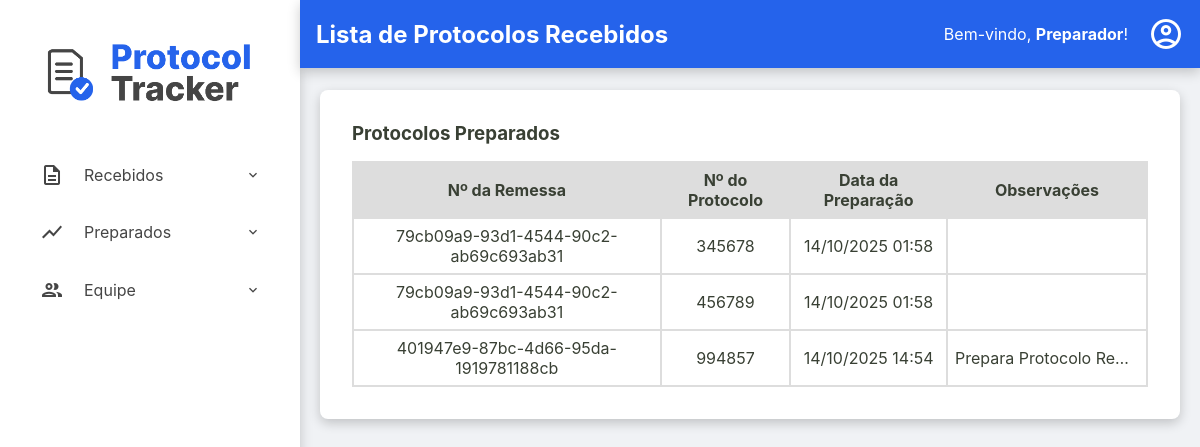
The app's page /preparadores/preparados (signed in), older data.
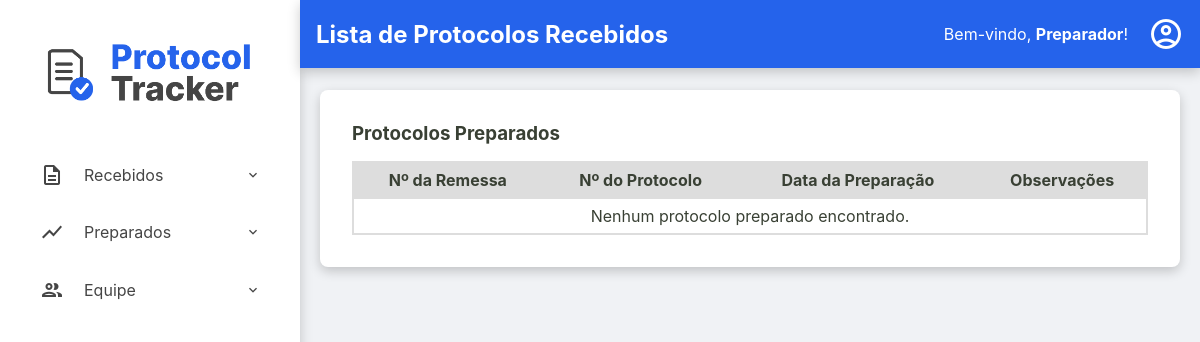
The same page, newer data.
### tables this page shows
CREATE TABLE usuarios (
    id INTEGER PRIMARY KEY AUTOINCREMENT,
    nome TEXT NOT NULL,
    email TEXT NOT NULL UNIQUE,
    cpf TEXT NOT NULL UNIQUE,
    hash_senha TEXT NOT NULL,
    permissao TEXT NOT NULL,
    data_criacao TEXT NOT NULL DEFAULT CURRENT_TIMESTAMP,
    status INTEGER NOT NULL DEFAULT 1
  );

CREATE TABLE protocolos (
    id TEXT PRIMARY KEY,
    id_remessa TEXT NOT NULL,
    numero_protocolo TEXT NOT NULL UNIQUE,
    data_preparacao TEXT NULL,
    id_preparador INTEGER NULL,
    data_digitalizacao TEXT NULL,
    id_digitalizador INTEGER NULL,
    status TEXT NOT NULL DEFAULT 'RECEBIDO',
    quantidade_paginas INTEGER NULL CHECK (quantidade_paginas >= 0),
    observacoes TEXT NULL,
    FOREIGN KEY (id_remessa) REFERENCES remessas (id),
    FOREIGN KEY (id_preparador) REFERENCES usuarios (id),
    FOREIGN KEY (id_digitalizador) REFERENCES usuarios (id)
  );

### src/Controller/ProtocoloController.php (called while the page is built, shortened)
<?php
class ProtocoloController
{
    private ?Usuario $usuario_logado = null;
    private ?string $permissao = null;
    public function __construct(
        private ProtocoloRepository $protocoloRepository,
        private ProtocoloService $protocoloService,
        private UsuarioRepository $usuarioRepository,
        private RemessaRepository $remessaRepository,
        private DashboardService $dashboardService
    ) {
        $id_usuario = $_SESSION['usuario_logado_id'] ?? null;
        if ($id_usuario) {
            $this->usuario_logado = $this->usuarioRepository->findById($id_usuario);
        }
        if ($this->usuario_logado) {
            $this->permissao = $this->usuario_logado->getPermissao();
        }
    }
    public function preparadores_listaPreparados()
    {
        try {
            $listaProtocolosPreparados = $this->protocoloRepository->findByStatus('PREPARADO');
            $titulo_da_pagina = "Lista de Protocolos Recebidos";
            $usuario_logado = $this->usuario_logado;
            $permissao = $this->permissao;
            require __DIR__ . '/../../templates/preparadores/preparados.php';
        } catch (Exception $e) {
            $this->home($e->getMessage());
        }
    }
}

### src/Repository/UsuarioRepository.php (called while the page is built, shortened)
<?php
class UsuarioRepository implements UsuarioRepositoryInterface
{
    private PDO $connection;
    public function __construct(PDO $connection)
    {
        $this->connection = $connection;
    }
    public function findById(int $id): ?Usuario
    {
        $sqlQuery = "SELECT * FROM usuarios WHERE id = :id;";
        $stmt = $this->connection->prepare($sqlQuery);
        $stmt->bindValue(':id', $id);
        $stmt->execute();
        $dadosUsuario = $stmt->fetch();
        return Usuario::fromArray($dadosUsuario);
    }
}

### src/Model/Usuario.php (called while the page is built, shortened)
<?php
class Usuario {
    public function getNome(): string { return $this->nome; }
    public static function fromArray(array $array): self
    {
        try {
            $data_criacao = isset($array['data_criacao']) ? new DateTimeImmutable($array['data_criacao']) : null;
        } catch (Exception $e) {
            throw new Exception("Falha ao criar data");
        }
        return new self(
            (int) $array['id'],
            $array['nome'],
            $array['email'],
            $array['cpf'],
            $array['hash_senha'],
            $array['permissao'],
            $data_criacao,
            (bool) $array['status']
        );
    }
}

### src/Controller/Admin/RemessaController.php (called while the page is built, shortened)
<?php
class RemessaController
{
    public function __construct(
        private RemessaRepository $remessaRepository,
        private RemessaService $remessaService,
        private ProtocoloRepository $protocoloRepository,
        private ProtocoloService $protocoloService,
        private UsuarioRepository $usuarioRepository,
        private DashboardService $dashboardService,
        private UsuarioService $usuarioService
    ) {
        $id_usuario = $_SESSION['usuario_logado_id'] ?? null;
        if ($id_usuario) {
            $this->usuario_logado = $this->usuarioRepository->findById($id_usuario);
        }
    }
}

### src/Repository/ProtocoloRepository.php (called while the page is built, shortened)
<?php
class ProtocoloRepository implements ProtocoloRepositoryInterface
{
    private PDO $connection;
    public function __construct(PDO $connection)
    {
        $this->connection = $connection;
    }
    public function findByStatus(string $status): array
    {
        $sqlQuery = "SELECT * FROM protocolos WHERE status = :status;";
        $stmt = $this->connection->prepare($sqlQuery);
        $stmt->bindValue(':status', $status);
        $stmt->execute();
        return $this->hidrataLista($stmt);
    }
    private function hidrataLista(PDOStatement $stmt): array
    {
        $listaDeProtocolos = [];
        while($dadosProtocolo = $stmt->fetch()){
            $listaDeProtocolos[] = Protocolo::fromArray($dadosProtocolo);
        }
        return $listaDeProtocolos;
    }
}

### src/Model/Protocolo.php (called while the page is built, shortened)
<?php
class Protocolo {
    public function getIdRemessa(): string { return $this->id_remessa; }
    public function getNumeroProtocolo(): string { return $this->numero_protocolo; }
    public function getDataPreparacao(): ?DateTimeImmutable { return $this->data_preparacao; }
    public function getObservacoes(): ?string { return $this->observacoes; }
    public static function fromArray(array $array): self
    {
        try {
            $data_preparacao = isset($array['data_preparacao']) ? new DateTimeImmutable($array['data_preparacao']) :  null;
            $data_digitalizacao = isset($array['data_digitalizacao']) ? new DateTimeImmutable($array['data_digitalizacao']) :  null;
        } catch (Exception $e) {
            throw new Exception("Falha ao criar data");
        }
        return new self(
            $array['id'],
            $array['id_remessa'],
            $array['numero_protocolo'],
            $data_preparacao,
            isset($array['id_preparador']) ? (int) $array['id_preparador'] : null,
            $data_digitalizacao,
            isset($array['id_digitalizador']) ? (int) $array['id_digitalizador'] : null,
            $array['status'],
            isset($array['quantidade_paginas']) ? (int) $array['quantidade_paginas'] : null,
            $array['observacoes'] ?? null,
        );
    }
}

### templates/preparadores/preparados.php (the view, shortened to what this page needs)
<?php require __DIR__ . '/../components/_header.php'; ?>
<div class="listagem-container">
    <h3>Protocolos Preparados</h3>
    <table id="tabela-preparados" class="protocolos-table datatable-js">
        <thead>
            <tr>
                <th>Nº da Remessa</th>
                <th>Nº do Protocolo</th>
                <th>Data da Preparação</th>
                <th>Observações</th>
            </tr>
        </thead>
        <tbody>
            <?php if (empty($listaProtocolosPreparados)): ?>
                <tr>
                    <td colspan="4" class="nenhum-resultado">Nenhum protocolo preparado encontrado.</td>
                </tr>
            <?php endif; ?>
            <?php foreach ($listaProtocolosPreparados as $protocolo): ?>
                <tr>
                    <td>
                        <?php
                            echo htmlspecialchars($protocolo->getIdRemessa());
                        ?>
                    </td>
                    <td><?= htmlspecialchars($protocolo->getNumeroProtocolo()) ?></td>
                    <td><?= $protocolo->getDataPreparacao() ? $protocolo->getDataPreparacao()->format('d/m/Y H:i') : 'N/A' ?></td>
                    <td class="coluna-observacoes" title="<?= htmlspecialchars($protocolo->getObservacoes() ?? '') ?>">
                        <?= htmlspecialchars($protocolo->getObservacoes() ?? 'N/A') ?>
                    </td>
                </tr>
            <?php endforeach; ?>
        </tbody>
    </table>
</div>
<?php require __DIR__ . '/../components/_footer.php'; ?>

### public/index.php (shortened to what this page needs)
<?php
try {
    $connection = ConnectionCreatorSqlite::createConnectionSqlite();
    $protocoloRepository = new ProtocoloRepository($connection);
    $remessaRepository = new RemessaRepository($connection);
    $usuarioRepository = new UsuarioRepository($connection);
    $dashboardService = new DashboardService($protocoloRepository, $remessaRepository);
    $protocoloService = new ProtocoloService($protocoloRepository, $remessaRepository, $usuarioRepository);
    $remessaService = new RemessaService($remessaRepository, $usuarioRepository, $protocoloRepository);
    $usuarioService = new UsuarioService($usuarioRepository);
    $remessaController = new RemessaController($remessaRepository, $remessaService, $protocoloRepository, $protocoloService, $usuarioRepository, $dashboardService, $usuarioService);
    $protocoloController = new ProtocoloController($protocoloRepository, $protocoloService, $usuarioRepository, $remessaRepository, $dashboardService);
    $url = $_SERVER['REQUEST_URI'];
    $url = parse_url($url, PHP_URL_PATH);
    $method = $_SERVER['REQUEST_METHOD'];
    switch ($url) {
        case '/preparadores/preparados':
            if($method === 'GET'){
                $protocoloController->preparadores_listaPreparados();
            }
            break;
    }
} catch (Exception $e) {
    http_response_code(500);
    echo "<p>Mensagem do Erro: " . $e->getMessage() . "</p>";
}

### templates/components/_header.php (shortened to what this page needs)
<!DOCTYPE html>
<html lang="pt-br">
<head>
    <link rel="stylesheet" href="/assets/css/style.css">
    <link rel="stylesheet" href="https://cdn.datatables.net/2.0.8/css/dataTables.dataTables.css">
</head>
<body>
    <div class="container-principal">
        <aside class="sidebar">
            <div class="sidebar-logo">
                <a href="/home"><img src="/assets/imgs/ProtocolTrackerLogo.png" alt="Logo Protocol Tracker"></a>
            </div>
            <nav>
                <ul>
                    <?php if ($permissao === 'preparador'): ?>
                        <li class="has-submenu">
                            <a><span class="material-icons-outlined">description</span> Recebidos</a>
                        </li>
                        <li class="has-submenu">
                            <a><span class="material-icons-outlined">show_chart</span> Preparados</a>
                        </li>
                        <li class="has-submenu">
                            <a><span class="material-icons-outlined">group</span> Equipe</a>
                        </li>
                    <?php endif; ?>
                </ul>
            </nav>
        </aside>
        <div class="div-conteudo-principal">
            <?php require __DIR__ . '/_content-header.php'; ?>
            <main class="conteudo-principal">

### templates/components/_content-header.php (shortened to what this page needs)
<div class="content-header">
    <div class="header-title">
        <h2><?= isset($titulo_da_pagina) ? htmlspecialchars($titulo_da_pagina) : 'Página sem Título' ?></h2>
    </div>
    <div class="logout">
        <?php if (isset($usuario_logado) && $usuario_logado): ?>
            <div class="welcome-message">
                <span>Bem-vindo, <strong><?= htmlspecialchars($usuario_logado->getNome()) ?></strong>!</span>
            </div>
            <div class="dropdown">
                <a href="#" id="user-menu-toggle" class="action-icon" title="Opções do Usuário">
                    <span class="material-icons-outlined">account_circle</span>
                </a>
            </div>
        <?php endif; ?>
    </div>
</div>

### templates/components/_footer.php (shortened to what this page needs)
            </main>
        </div>
    </div>
</body>
</html>

### public/assets/css/style.css (style rules this page uses)
:root { --cor-fundo-sidebar: #ffffff; --cor-fundo-sidebar-hover: #f2f6ff; --cor-fontes-sidebar: #454545; --cor-fundo-header: #2563eb; --cor-fontes-header: #ffffff; --cor-bordas: #ddd; --cor-fundo-body: #f0f2f5; --cor-fontes-body: #394034; --cor-fundo-sidebar-active: #dbe6ff; --cor-fontes-sidebar-active: #2563eb; --cor-bordas-focus: #80bdff; --cor-fontes-main-button: #ffffff; --cor-main-button: #2563eb; --cor-fontes-cards: #696969; --cor-icones-header: #969696; --cor-icones-header-hover: #007bff; --cor-primaria-erro: #ff2c2c; }
* { margin: 0; padding: 0; box-sizing: border-box; }
body { font-family: -apple-system, BlinkMacSystemFont, 'Segoe UI', Roboto, 'Helvetica Neue', Arial, sans-serif; background-color: var(--cor-fundo-body); color: var(--cor-fontes-body); display: flex; flex-direction: column; min-height: 100vh; }
a { text-decoration: none; }
.sidebar { width: 300px; background-color: var(--cor-fundo-sidebar); box-shadow: 0 4px 12px rgba(0,0,0,0.2); padding: 1.5rem; flex-shrink: 0; }
.sidebar nav ul { list-style: none; }
.sidebar nav ul li a { display: block; color: var(--cor-fontes-sidebar); padding: 0.8rem 1rem; border-radius: 6px; margin-bottom: 0.5rem; transition: background-color 0.2s ease-in-out; }
.sidebar-logo { text-align: center; margin-bottom: 1.5rem; }
.sidebar-logo img { max-width: 100%; height: auto; }
.content-header { width: 100%; margin: 0 auto 1.4rem auto; display: flex; justify-content: space-between; align-items: center; background-color: var(--cor-fundo-header); color: var(--cor-fontes-header); box-shadow: 0 4px 12px rgba(0,0,0,0.2); padding: 1rem; }
.content-header span { color: var(--cor-fontes-header); }
.action-icon { color: var(--cor-icones-header); transition: color 0.2s; display: flex; align-items: center; }
.action-icon .material-icons-outlined { font-size: 36px; }
.div-conteudo-principal { width: 100%; }
.container-principal { display: flex; flex-grow: 1; }
.conteudo-principal { flex-grow: 1; overflow-y: visible; display: flex; flex-direction: column; align-items: center; padding: 0 20px; }
.busca-form-container, .listagem-container { width: 100%; max-width: 1400px; box-shadow: 0 4px 12px rgba(0,0,0,0.2); margin: 0 auto; background-color: var(--cor-fundo-sidebar); padding: 2rem; border-radius: 8px; }
.listagem-container h3 { margin-bottom: 1rem; }
.protocolos-table { width: 100%; border-collapse: collapse; border-spacing: 0; }
.protocolos-table th, .protocolos-table td { padding: 7px; border: 2px solid var(--cor-bordas); text-align: center; vertical-align: middle; }
.protocolos-table thead { background-color: var(--cor-bordas); }
.nenhum-resultado { text-align: center; padding: 20px; color: var(--cor-fontes-body); }
.material-icons-outlined { vertical-align: middle; }
.dropdown { position: relative; display: inline-block; }
.logout { display: flex; align-items: center; justify-content: center; gap: 20px; }
.sidebar nav ul li { position: relative; }
.sidebar nav ul li.has-submenu > a::after { content: 'expand_more'; font-family: 'Material Icons Outlined'; position: absolute; right: 15px; transition: transform 0.3s ease-in-out; }
.sidebar nav ul li > a { cursor: pointer; display: flex; align-items: center; gap: 20px; }
.protocolos-table .coluna-observacoes { max-width: 200px; width: 10%; white-space: nowrap; overflow: hidden; text-overflow: ellipsis; }

Row changes from the older to the newer data that the page shows:
no longer on this page (row edited): protocolos: id_remessa "79cb09a9-93d1-4544-90c2-ab69c693ab31", numero_protocolo "345678", format "14/10/2025 01:58"
no longer on this page (row edited): protocolos: id_remessa "79cb09a9-93d1-4544-90c2-ab69c693ab31", numero_protocolo "456789", format "14/10/2025 01:58"
no longer on this page (row edited): protocolos: id_remessa "401947e9-87bc-4d66-95da-1919781188cb", numero_protocolo "994857", format "14/10/2025 14:54", observacoes "Prepara Protocolo Re…"
Text that changed along with them:
text now shown: "Nenhum protocolo preparado encontrado."
